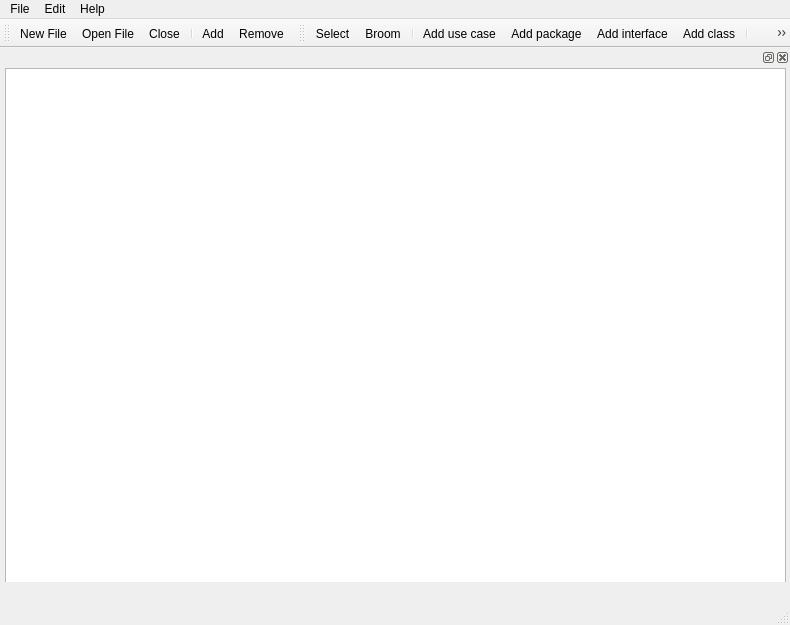
<?xml version="1.0" encoding="UTF-8"?>
<ui version="4.0">
 <class>MainWindow</class>
 <widget class="QMainWindow" name="MainWindow">
  <property name="geometry">
   <rect>
    <x>0</x>
    <y>0</y>
    <width>790</width>
    <height>625</height>
   </rect>
  </property>
  <property name="minimumSize">
   <size>
    <width>790</width>
    <height>625</height>
   </size>
  </property>
  <property name="maximumSize">
   <size>
    <width>790</width>
    <height>625</height>
   </size>
  </property>
  <property name="windowTitle">
   <string>UML Editor</string>
  </property>
  <widget class="QWidget" name="centralWidget"/>
  <widget class="QMenuBar" name="menuBar">
   <property name="geometry">
    <rect>
     <x>0</x>
     <y>0</y>
     <width>790</width>
     <height>17</height>
    </rect>
   </property>
   <widget class="QMenu" name="menuFile">
    <property name="title">
     <string>File</string>
    </property>
   </widget>
   <widget class="QMenu" name="menuEdit">
    <property name="title">
     <string>Edit</string>
    </property>
    <addaction name="actionRename"/>
    <addaction name="actionGroup"/>
    <addaction name="actionUngroup"/>
   </widget>
   <widget class="QMenu" name="menuHelp">
    <property name="title">
     <string>Help</string>
    </property>
   </widget>
   <addaction name="menuFile"/>
   <addaction name="menuEdit"/>
   <addaction name="menuHelp"/>
  </widget>
  <widget class="QToolBar" name="mainToolBar">
   <attribute name="toolBarArea">
    <enum>TopToolBarArea</enum>
   </attribute>
   <attribute name="toolBarBreak">
    <bool>false</bool>
   </attribute>
   <addaction name="actionNew_File"/>
   <addaction name="actionOpen_File"/>
   <addaction name="actionClose"/>
   <addaction name="separator"/>
   <addaction name="actionAdd"/>
   <addaction name="actionRemove"/>
  </widget>
  <widget class="QStatusBar" name="statusBar"/>
  <widget class="QToolBar" name="toolBar">
   <property name="windowTitle">
    <string>toolBar</string>
   </property>
   <attribute name="toolBarArea">
    <enum>TopToolBarArea</enum>
   </attribute>
   <attribute name="toolBarBreak">
    <bool>false</bool>
   </attribute>
   <addaction name="actionSelect"/>
   <addaction name="actionBroom"/>
   <addaction name="separator"/>
   <addaction name="actionAdd_use_case"/>
   <addaction name="actionAdd_package"/>
   <addaction name="actionAdd_interface"/>
   <addaction name="actionAdd_class"/>
   <addaction name="separator"/>
   <addaction name="actionAdd_association"/>
   <addaction name="actionAdd_uni_association"/>
   <addaction name="actionAdd_aggregation"/>
   <addaction name="actionAdd_composition"/>
   <addaction name="actionAdd_association_end"/>
   <addaction name="actionAdd_generalization"/>
   <addaction name="separator"/>
   <addaction name="actionAdd_Realization"/>
   <addaction name="separator"/>
   <addaction name="actionAdd_dependency"/>
   <addaction name="separator"/>
   <addaction name="actionAdd_attribute"/>
   <addaction name="actionAdd_operation"/>
   <addaction name="separator"/>
   <addaction name="actionAdd_data_type"/>
  </widget>
  <widget class="QDockWidget" name="dockCenter">
   <property name="minimumSize">
    <size>
     <width>790</width>
     <height>534</height>
    </size>
   </property>
   <property name="maximumSize">
    <size>
     <width>790</width>
     <height>534</height>
    </size>
   </property>
   <property name="autoFillBackground">
    <bool>true</bool>
   </property>
   <attribute name="dockWidgetArea">
    <number>4</number>
   </attribute>
   <widget class="QWidget" name="dockWidgetContents_4">
    <widget class="QGraphicsView" name="painter">
     <property name="geometry">
      <rect>
       <x>5</x>
       <y>1</y>
       <width>781</width>
       <height>551</height>
      </rect>
     </property>
     <property name="sizePolicy">
      <sizepolicy hsizetype="Minimum" vsizetype="Minimum">
       <horstretch>0</horstretch>
       <verstretch>0</verstretch>
      </sizepolicy>
     </property>
     <property name="minimumSize">
      <size>
       <width>781</width>
       <height>511</height>
      </size>
     </property>
     <property name="maximumSize">
      <size>
       <width>781</width>
       <height>551</height>
      </size>
     </property>
    </widget>
   </widget>
  </widget>
  <action name="actionNew_File">
   <property name="icon">
    <iconset>
     <normaloff>resource/Milky/Icons/64/8.png</normaloff>resource/Milky/Icons/64/8.png</iconset>
   </property>
   <property name="text">
    <string>New File</string>
   </property>
  </action>
  <action name="actionOpen_File">
   <property name="icon">
    <iconset>
     <normaloff>resource/Milky/Icons/64/119.png</normaloff>resource/Milky/Icons/64/119.png</iconset>
   </property>
   <property name="text">
    <string>Open File</string>
   </property>
  </action>
  <action name="actionClose">
   <property name="icon">
    <iconset>
     <normaloff>resource/Milky/Icons/64/9.png</normaloff>resource/Milky/Icons/64/9.png</iconset>
   </property>
   <property name="text">
    <string>Close</string>
   </property>
  </action>
  <action name="actionLine">
   <property name="icon">
    <iconset>
     <normaloff>resource/Milky/Icons/64/31.png</normaloff>resource/Milky/Icons/64/31.png</iconset>
   </property>
   <property name="text">
    <string>Line</string>
   </property>
  </action>
  <action name="actionAdd">
   <property name="icon">
    <iconset>
     <normaloff>resource/Milky/Icons/64/112.png</normaloff>resource/Milky/Icons/64/112.png</iconset>
   </property>
   <property name="text">
    <string>Add</string>
   </property>
  </action>
  <action name="actionRemove">
   <property name="icon">
    <iconset>
     <normaloff>resource/Milky/Icons/64/118.png</normaloff>resource/Milky/Icons/64/118.png</iconset>
   </property>
   <property name="text">
    <string>Remove</string>
   </property>
  </action>
  <action name="actionSelect">
   <property name="checkable">
    <bool>true</bool>
   </property>
   <property name="icon">
    <iconset>
     <normaloff>resource/uml/uml-_0000_1.png</normaloff>resource/uml/uml-_0000_1.png</iconset>
   </property>
   <property name="text">
    <string>Select</string>
   </property>
  </action>
  <action name="actionBroom">
   <property name="checkable">
    <bool>true</bool>
   </property>
   <property name="icon">
    <iconset>
     <normaloff>resource/uml/uml-_0001_2.png</normaloff>resource/uml/uml-_0001_2.png</iconset>
   </property>
   <property name="text">
    <string>Broom</string>
   </property>
  </action>
  <action name="actionAdd_package">
   <property name="checkable">
    <bool>true</bool>
   </property>
   <property name="icon">
    <iconset>
     <normaloff>resource/uml/uml-_0011_11.png</normaloff>resource/uml/uml-_0011_11.png</iconset>
   </property>
   <property name="text">
    <string>Add package</string>
   </property>
  </action>
  <action name="actionAdd_class">
   <property name="checkable">
    <bool>true</bool>
   </property>
   <property name="icon">
    <iconset>
     <normaloff>resource/uml/uml-_0012_12.png</normaloff>resource/uml/uml-_0012_12.png</iconset>
   </property>
   <property name="text">
    <string>Add class</string>
   </property>
  </action>
  <action name="actionAdd_association">
   <property name="checkable">
    <bool>true</bool>
   </property>
   <property name="icon">
    <iconset>
     <normaloff>resource/uml/uml-_0002_3.png</normaloff>resource/uml/uml-_0002_3.png</iconset>
   </property>
   <property name="text">
    <string>Add association</string>
   </property>
  </action>
  <action name="actionAdd_aggregation">
   <property name="checkable">
    <bool>true</bool>
   </property>
   <property name="icon">
    <iconset>
     <normaloff>resource/uml/uml-_0003_3.png</normaloff>resource/uml/uml-_0003_3.png</iconset>
   </property>
   <property name="text">
    <string>Add aggregation</string>
   </property>
  </action>
  <action name="actionAdd_composition">
   <property name="checkable">
    <bool>true</bool>
   </property>
   <property name="icon">
    <iconset>
     <normaloff>resource/uml/uml-_0004_4.png</normaloff>resource/uml/uml-_0004_4.png</iconset>
   </property>
   <property name="text">
    <string>Add composition</string>
   </property>
  </action>
  <action name="actionAdd_association_end">
   <property name="checkable">
    <bool>true</bool>
   </property>
   <property name="icon">
    <iconset>
     <normaloff>resource/uml/uml-_0013_13.png</normaloff>resource/uml/uml-_0013_13.png</iconset>
   </property>
   <property name="text">
    <string>Add association end</string>
   </property>
  </action>
  <action name="actionAdd_generalization">
   <property name="checkable">
    <bool>true</bool>
   </property>
   <property name="icon">
    <iconset>
     <normaloff>resource/uml/uml-_0014_14.png</normaloff>resource/uml/uml-_0014_14.png</iconset>
   </property>
   <property name="text">
    <string>Add generalization</string>
   </property>
  </action>
  <action name="actionAdd_interface">
   <property name="checkable">
    <bool>true</bool>
   </property>
   <property name="icon">
    <iconset>
     <normaloff>resource/uml/uml-_0015_15.png</normaloff>resource/uml/uml-_0015_15.png</iconset>
   </property>
   <property name="text">
    <string>Add interface</string>
   </property>
  </action>
  <action name="actionAdd_Realization">
   <property name="checkable">
    <bool>true</bool>
   </property>
   <property name="icon">
    <iconset>
     <normaloff>resource/uml/uml-_0018_18.png</normaloff>resource/uml/uml-_0018_18.png</iconset>
   </property>
   <property name="text">
    <string>Add Realization</string>
   </property>
  </action>
  <action name="actionAdd_dependency">
   <property name="checkable">
    <bool>true</bool>
   </property>
   <property name="icon">
    <iconset>
     <normaloff>resource/uml/uml-_0005_5.png</normaloff>resource/uml/uml-_0005_5.png</iconset>
   </property>
   <property name="text">
    <string>Add dependency</string>
   </property>
  </action>
  <action name="actionAdd_attribute">
   <property name="checkable">
    <bool>true</bool>
   </property>
   <property name="icon">
    <iconset>
     <normaloff>resource/uml/uml-_0016_16.png</normaloff>resource/uml/uml-_0016_16.png</iconset>
   </property>
   <property name="text">
    <string>Add attribute</string>
   </property>
  </action>
  <action name="actionAdd_operation">
   <property name="checkable">
    <bool>true</bool>
   </property>
   <property name="icon">
    <iconset>
     <normaloff>resource/uml/uml-_0017_17.png</normaloff>resource/uml/uml-_0017_17.png</iconset>
   </property>
   <property name="text">
    <string>Add operation</string>
   </property>
  </action>
  <action name="actionAdd_data_type">
   <property name="checkable">
    <bool>true</bool>
   </property>
   <property name="icon">
    <iconset>
     <normaloff>resource/uml/uml-_0007_7.png</normaloff>resource/uml/uml-_0007_7.png</iconset>
   </property>
   <property name="text">
    <string>Add data type</string>
   </property>
  </action>
  <action name="actionAdd_uni_association">
   <property name="checkable">
    <bool>true</bool>
   </property>
   <property name="icon">
    <iconset>
     <normaloff>resource/uml/uml-_0019_19.png</normaloff>resource/uml/uml-_0019_19.png</iconset>
   </property>
   <property name="text">
    <string>Add uni association</string>
   </property>
  </action>
  <action name="actionAdd_use_case">
   <property name="checkable">
    <bool>true</bool>
   </property>
   <property name="icon">
    <iconset>
     <normaloff>resource/uml/uml-_0020_20.png</normaloff>resource/uml/uml-_0020_20.png</iconset>
   </property>
   <property name="text">
    <string>Add use case</string>
   </property>
  </action>
  <action name="actionRename">
   <property name="text">
    <string>Rename</string>
   </property>
  </action>
  <action name="actionGroup">
   <property name="text">
    <string>Group</string>
   </property>
  </action>
  <action name="actionUngroup">
   <property name="text">
    <string>Ungroup</string>
   </property>
  </action>
 </widget>
 <layoutdefault spacing="6" margin="11"/>
 <resources>
  <include location="../resource/umleditor.qrc"/>
 </resources>
 <connections/>
</ui>
